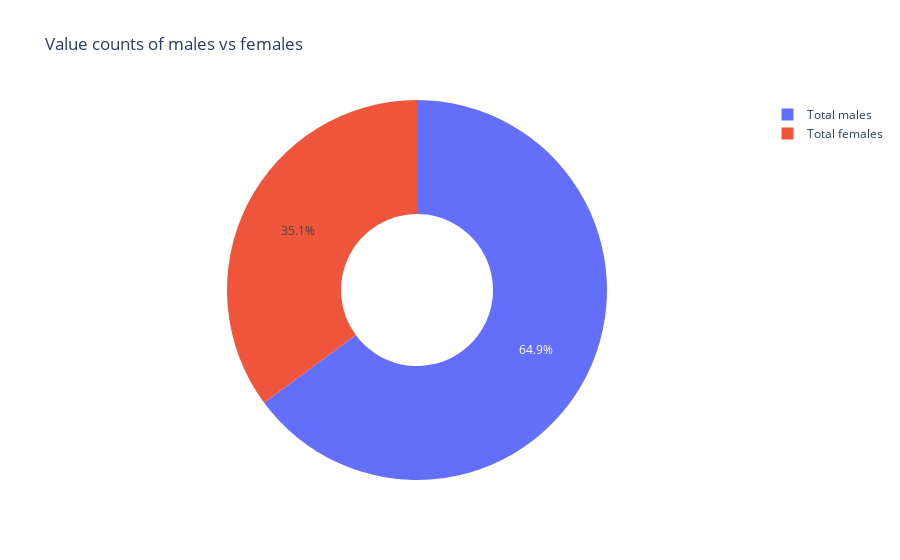

The code cell stored with this chart in its notebook:
### Markdown cell above
## Value counts of males and females

### Code cell
labels = ['Total females', 'Total males']
values = [len(hf_data[hf_data['sex'] == 0]), len(hf_data[hf_data['sex'] == 1])]
fig = go.Figure(data=[go.Pie(labels=labels, values=values, hole=.4)])
fig.update_layout(title_text = 'Value counts of males vs females')
fig.show()

### Figure 1 — Plotly figure (JSON) as saved in the notebook; plotly's stock layout.template omitted (floating-point values rounded to 4 significant figures)
{"data": [{"hole": 0.4, "labels": ["Total females", "Total males"], "type": "pie", "values": [105, 194]}], "layout": {"title": {"text": "Value counts of males vs females"}}}
